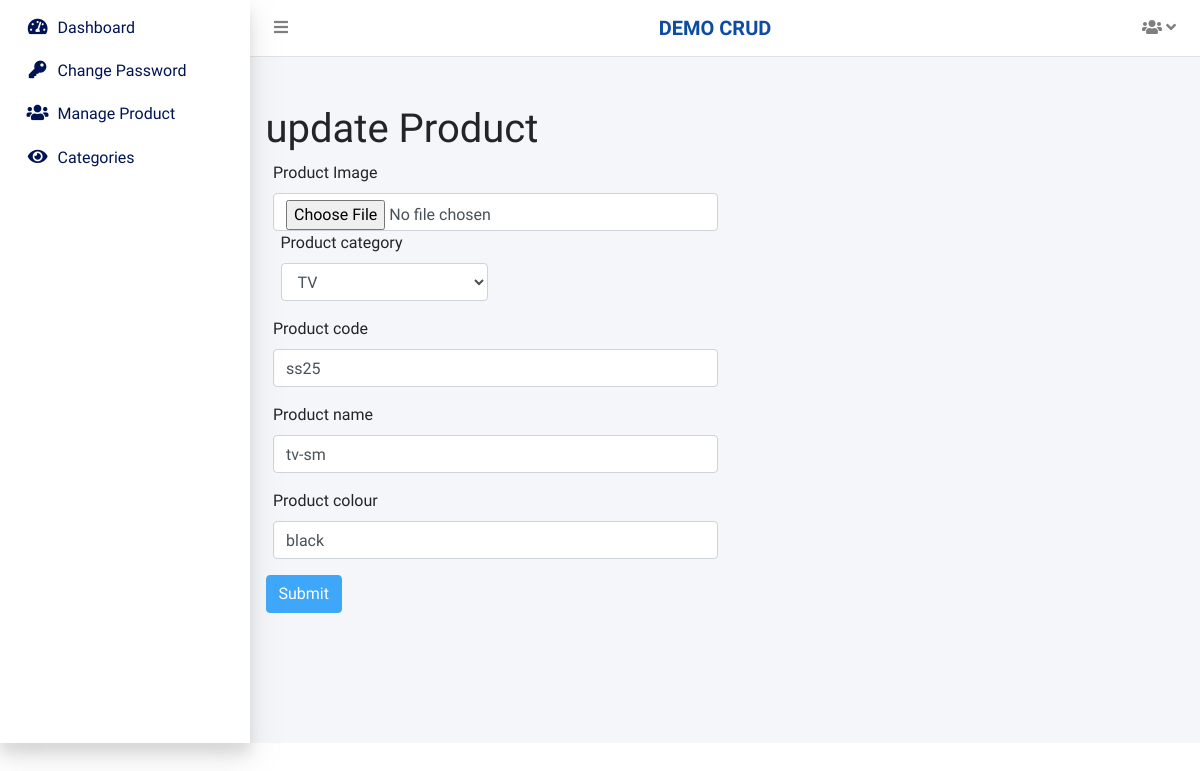
/admin/update-product.php?id=35 (signed in), run on an earlier commit of the app's database.
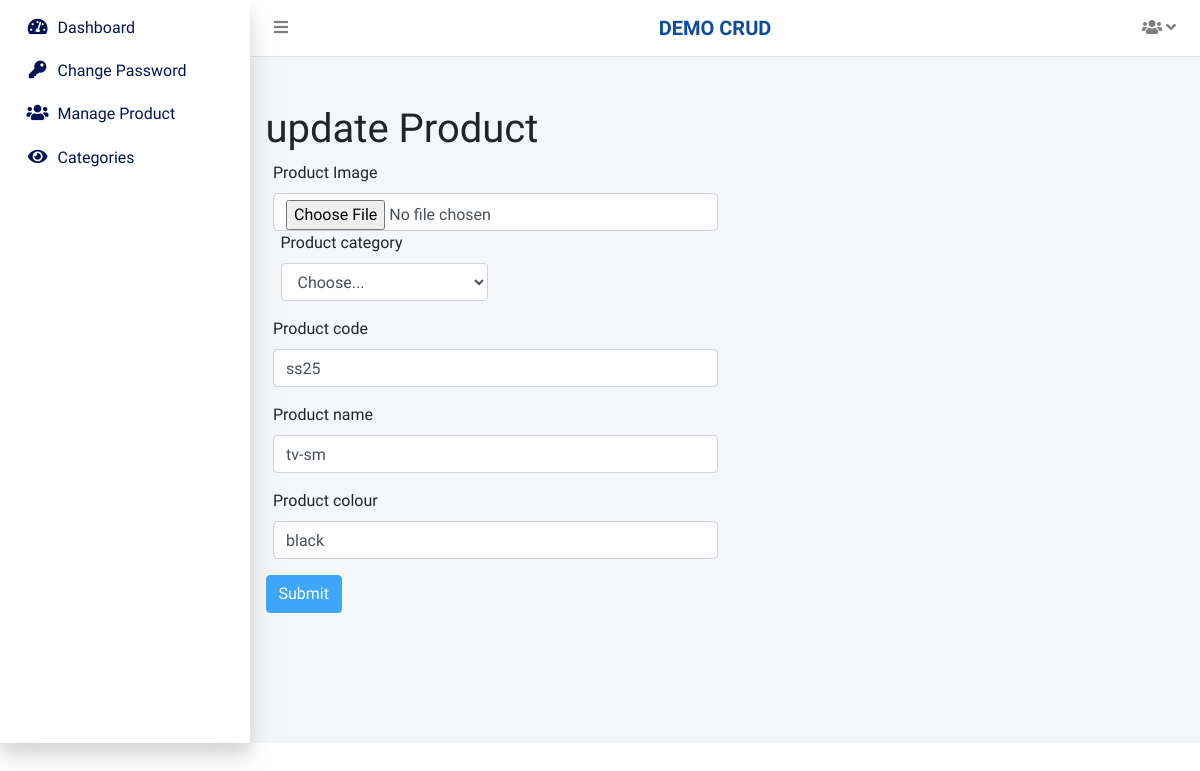
And on a later commit of the database.
### tables this page shows
CREATE TABLE `tbl_product` (
  `id` int(11) NOT NULL,
  `product_image` varchar(255) NOT NULL,
  `product_category` varchar(255) NOT NULL,
  `product_code` varchar(255) NOT NULL,
  `product_name` varchar(255) NOT NULL,
  `product_colour` varchar(255) NOT NULL,
  `created_at` datetime NOT NULL DEFAULT current_timestamp()
);

### include/DbConfig.php (called while the page is built, shortened)
<?php
class DbConfig
{
    private $_host = 'localhost';
    private $_username = 'root';
    private $_password = '';
    private $_database = 'projects';
    protected $connection;
    public function __construct()
    {
        if (!isset($this->connection)) {
            $this->connection = new mysqli($this->_host, $this->_username, $this->_password, $this->_database);
        }
        return $this->connection;
    }
}
?>

### include/Crud.php (called while the page is built, shortened)
<?php
include_once 'DbConfig.php';
class Crud extends DbConfig
{
    public function getData($query)
    {
        $result = $this->connection->query($query);
        $rows = array();
        while ($row = $result->fetch_assoc()) {
            $rows[] = $row;
        }
        return $rows;
    }
}
?>

### admin/update-product.php (the view, shortened to what this page needs)
<?php require("admin-header.php");
include_once 'DbConfig.php';
$crud = new Crud();
      $id = $_GET['id'];
     $res=$crud->getData("SELECT * FROM ".TABLE_PREFIX ."product where id = '".$id."' ");
     $data=$res[0];
?>
<div class="content-wrapper">
    <section class="content nw-list">
        <div class="row d-flex align-items-stretch">
            <div class="col-lg-12">
                <div class="container mt-5">
                    <h1> update Product </h1>
                    <form action="" method="post"  enctype="multipart/form-data">
                        <div class="mb-3 col-md-6">
                            <label for="exampleInputEmail1" class="form-label">Product Image</label>
                            <input type="file" name="product_image" class="form-control" value="<?php if (isset($_FILES['product_image'])) {
                                                                                          echo $data['product_image'];
                                                                                        } ?>" class="inputs-prgnis required">
                       <div class="mb-3 col-md-6">
                        <label for="" class="form-label">Product category</label>
                        <select name="product_category" class="form-control">
                            <option selected>Choose...</option>
                            <option value="tv"
                            <?php
                                if($data['product_category'] =='tv')
                                {
                                    echo"selected";
                                }
                                ?>
                            >TV</option>
                            </select>
                        </div>
                            <label for="exampleInputEmail1" class="form-label">Product code</label>
                            <input type="text" name="product_code" class="form-control" value="<?php echo $data['product_code'];?>" class="inputs-prgnis required">
                        </div>
                       <div class="mb-3 col-md-6">
                            <label for="exampleInputPassword1" class="form-label">Product name</label>
                            <input type="text" name="product_name" class="form-control" value="<?php echo $data['product_name'];?>" class="inputs-prgnis required">
                        </div>
                        <div class="mb-3 col-md-6">
                            <label for="exampleInputPassword1" class="form-label">Product colour</label>
                            <input type="text" name="product_colour" class="form-control" value="<?php echo $data['product_colour'];?>" class="inputs-prgnis required">
                        </div>
                        <input type="submit" class="btn btn-primary" name="submit" value="Submit"></button>
                    </form>
                </div>

What changed in the data, as far as the page shows it:
changed tbl_product "ss25": product_category "TV" → (not shown)
Also different on the page:
form field product_category: (not shown) → "Choose..."
